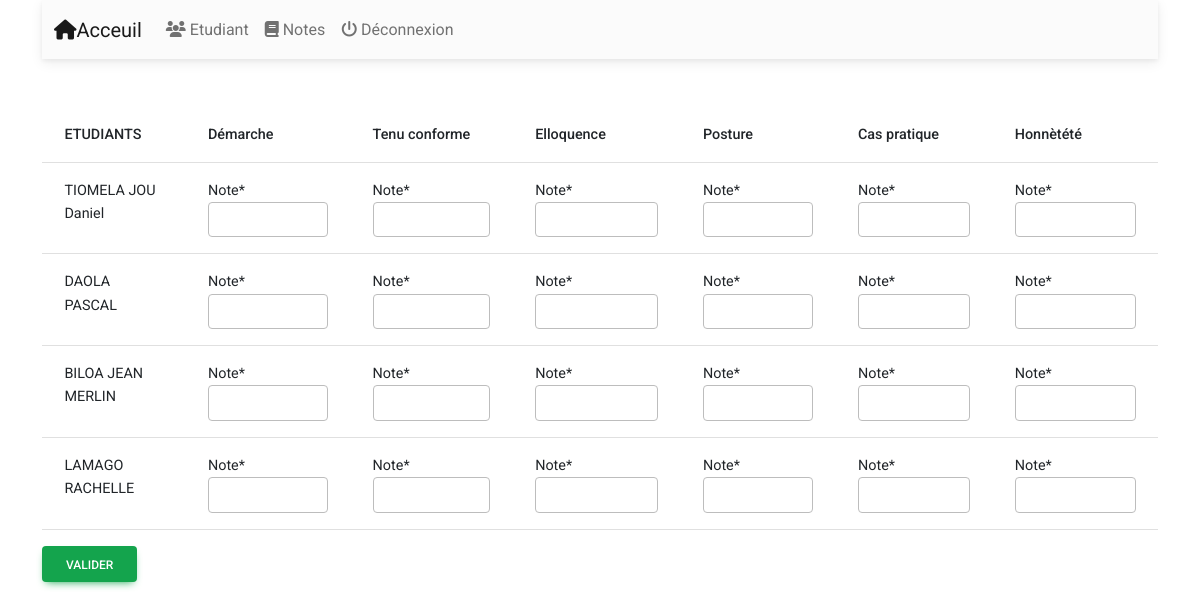
/notes/noter, run on the app's committed database.
### app/models.py (models this page shows, shortened)
class Critere(models.Model):
    nom = models.CharField( max_length=50)
    note_maximale = models.PositiveIntegerField()
    class Meta:
        verbose_name = ("Critere")
        verbose_name_plural = ("Criteres")
    def __str__(self):
        return self.nom

class Etudiant(models.Model):
    Nom = models.CharField('Nom de l\'étudiant', max_length=50)
    prenom = models.CharField("Prénom de l\'étudiant", max_length=50)
    salle_de_classe = models.CharField( max_length=10)
    SEXE_CHOICE = [
        ('Masculin', 'Masculin'),
        ('Féminin','Féminin')
    ]
    sexe = models.CharField( max_length=50, choices = SEXE_CHOICE)
    numero_de_telephone = models.PositiveIntegerField()
    def __str__(self):
        return self.Nom + " " + self.prenom

### app/views.py (the view, shortened to what this page needs)
# urls.py: path("notes/noter", noter, name="noter"),
def noter(request):
    context = {}
    criteres = Critere.objects.all()
    students = Etudiant.objects.all()
    form_criteres = []
    group_student = []
    for student  in students :
        notes_forms = []
        for critere in criteres:
            form = NoteForm(request.POST or None)
            try:
                form2 = form.save(commit = False)
                form2.Critere = critere
                form2.etudiant = student
                form2.utilisateur = request.user
                form3 = NoteForm(request.POST or None, instance = form2)
            except:
                form3 = NoteForm(request.POST or None)
            group = {'Critere': critere, 'form':form3, 'Etudiant':student}
            notes_forms.append(form3)
        group_student.append(
            {
                'student':student,
                'form': notes_forms
            }
        )
    context['form_criteres'] = form_criteres
    context['criteres'] = criteres
    context['students'] = students
    context['group_student'] = group_student
    return render(request, 'noter.html', context)

### templates/noter.html (shortened to what this page needs)
{% extends 'base.html' %}
{% load crispy_forms_tags %}
{% block content %}
    {% include 'navbar.html' %}
   <form action="" method="post" novalidate>
    <table class="table table-responsive ">
        <thead>
            <tr>
                <th>ETUDIANTS</th>
                {% for item in criteres %}
                    <th>{{item}}</th>
                {% endfor %}
            </tr>
        </thead>
        <tbody>
           {% for item in  group_student %}
               <tr>
                    <td>
                        {{item.student}}
                    </td>
                    {% for element in item.form %}
                        <td>{{element |crispy}}</td>
                    {% endfor %}
               </tr>
           {% endfor %}
        </tbody>
    </table>
<input type="submit" value="Valider" class="btn btn-success">
   </form>
{% endblock content %}

### data on the page
Critere: nom "Démarche"
Critere: nom "Tenu conforme"
Critere: nom "Elloquence"
Critere: nom "Posture"
Critere: nom "Cas pratique"
Critere: nom "Honnètété"
Etudiant: student "TIOMELA JOU Daniel"
Etudiant: student "DAOLA PASCAL"
Etudiant: student "BILOA JEAN MERLIN"
Etudiant: student "LAMAGO RACHELLE"
